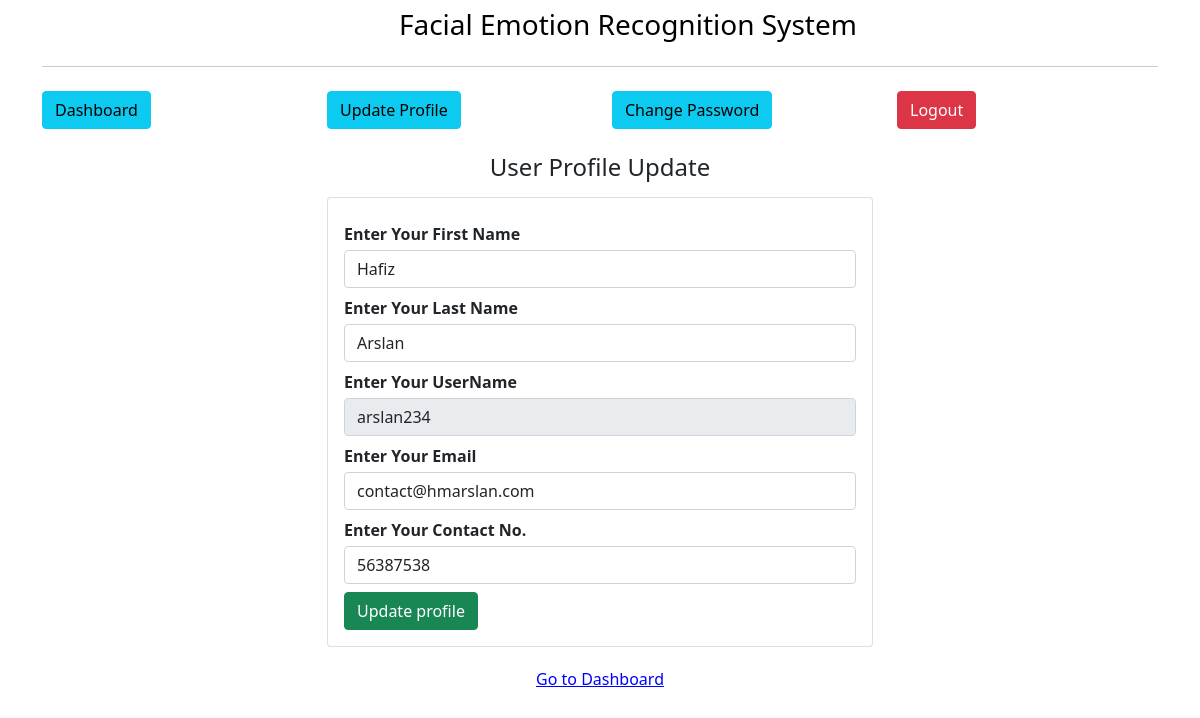
Screenshot of /admin/update-user/3 (signed in) with the database file from the repository.
### main.py (models this page shows, shortened)
class User(db.Model):
    id=db.Column(db.Integer, primary_key=True)
    fname=db.Column(db.String(255), nullable=False)
    lname=db.Column(db.String(255), nullable=False)
    email=db.Column(db.String(255), nullable=False)
    username=db.Column(db.String(255), nullable=False)
    edu=db.Column(db.String(255), nullable=False)
    password=db.Column(db.String(255), nullable=False)
    status=db.Column(db.Integer,default=0, nullable=False)

### main.py (the view)
@app.route('/admin/update-user/<int:id>', methods=["GET", "POST"])
def adminUpdateUser(id):
    if not session.get('admin_id'):
        return redirect('/admin/')
    user = User.query.get(id)
    if user:
        if request.method == "POST":
            user.fname = request.form.get('fname')
            user.lname = request.form.get('lname')
            user.email = request.form.get('email')
            user.contact_no = request.form.get('contact_no')
            db.session.commit()
            flash('User Updated Successfully', 'success')
            return redirect('/admin/get-all-user')
        else:
            return render_template('admin/update-user.html', title='Update User', user=user)
    else:
        flash('User not found', 'error')
    return redirect('/admin/get-all-user')

### templates/admin/update-user.html (shortened to what this page needs)
{% extends "user/layout.html"%}
{% block content %}
<div class="container">
    {% include 'user/navbar.html' %}
    <h4 class="text-center my-3">
        User Profile Update
    </h4>
    <div class="row d-flex justify-content-center">
        <div class="col-xl-6 col-lg-6 col-md-6 col-sm-12">
            <div class="card">
                <div class="card-body">
                    <form action="" method="POST">
                        <div class="my-2">
                            <label for=""><b>Enter Your First Name</b></label>
                            <input type="text" value="{{user.fname}}" name="fname" id="fname"
                                class="form-control my-1">
                        </div>
                        <div class="my-2">
                            <label for=""><b>Enter Your Last Name</b></label>
                            <input type="text" value="{{user.lname}}" name="lname" id="lname"
                                class="form-control my-1">
                        </div>
                        <div class="my-2">
                            <label for=""><b>Enter Your UserName</b></label>
                            <input type="text" value="{{user.username}}" name="username" id="username"
                                class="form-control my-1" disabled>
                        </div>
                        <div class="my-2">
                            <label for=""><b>Enter Your Email</b></label>
                            <input type="email" value="{{user.email}}" name="email" id="email"
                                class="form-control my-1">
                        </div>
                        <div class="my-2">
                            <label for=""><b>Enter Your Contact No.</b></label>
                            <input type="number" value="{{user.edu}}" name="edu" id="edu" class="form-control my-1">
                        </div>
                        <button class="btn btn-success">Update profile</button>
                    </form>
                </div>
            </div>
        </div>
        <br>
        <a href="/admin/dashboard" class="text-center" style="text-decoration: underline; color: blue; margin: 20px auto;">Go to Dashboard</a>
        <br>
    </div>
</div>
{% endblock content %}

### templates/user/layout.html (style rules this page uses)
a { text-decoration: none; color: black; }

### rows the page displays
User: fname "Hafiz", lname "Arslan", username "arslan234", email "contact@hmarslan.com", edu "56387538"
